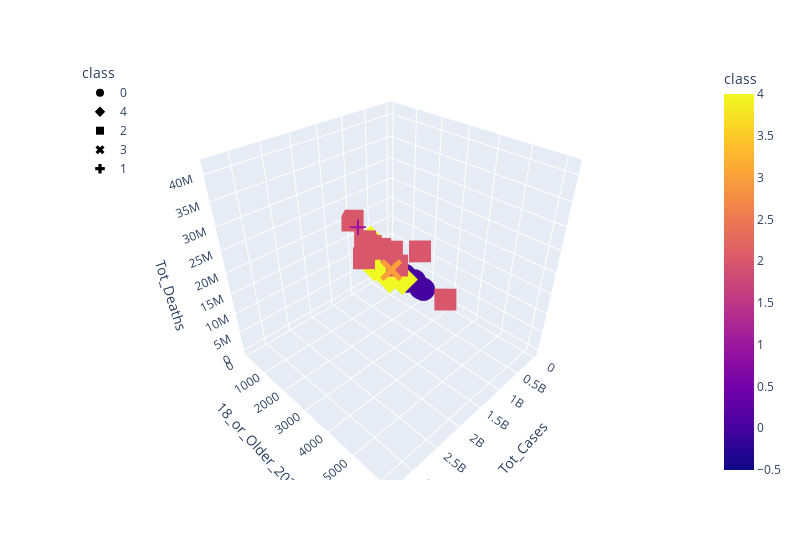

Notebook cell for this chart:
### Code cell
# Plot the 3D-scatter with x="Annual Income", y="Spending Score (1-100)" and z="Age"
fig = px.scatter_3d(
    five_clusters,
    x="Tot_Cases",
    y="18_or_Older_2020",
    z="Tot_Deaths",
    color="class",
    symbol="class",
    width=800,
)
fig.update_layout(legend=dict(x=0, y=1))
fig.show()

### Figure 1 — Plotly figure (JSON) as saved in the notebook; plotly's stock layout.template omitted (floating-point values rounded to 4 significant figures)
{"data": [{"hovertemplate": "class=%{marker.color}<br>Tot_Cases=%{x}<br>18_or_Older_2020=%{y}<br>Tot_Deaths=%{z}<extra></extra>", "legendgroup": "0", "marker": {"color": [0, 0, 0, 0, 0, 0, 0, 0, 0, 0, 0, 0, 0, 0, 0, 0, 0, 0, 0, 0, 0, 0, 0], "coloraxis": "coloraxis", "symbol": "circle"}, "mode": "markers", "name": "0", "scene": "scene", "showlegend": true, "type": "scatter3d", "x": [76993509, 314253729, 282636713, 48506690, 64290688, 309149461, 169225668, 284373178, 73002917, 1921988, 303544783, 101041034, 94292945, 187137676, 97088377, 186267006, 279599806, 226902338, 124905756, 98573052, 30092327, 163540582, 57594682], "y": [797, 1339, 524, 156, 189, 333, 2000, 560, 1172, 996, 195, 335, 260, 1251, 337, 1592, 118, 1963, 862, 1073, 1331, 982, 103], "z": [406984, 4678130, 6071140, 796495, 499260, 4293121, 1900529, 3671086, 763835, 7085, 5901062, 1315735, 1076789, 1766936, 1051385, 3113265, 4410615, 2584834, 1885076, 1358512, 223570, 2455162, 664090]}, {"hovertemplate": "class=%{marker.color}<br>Tot_Cases=%{x}<br>18_or_Older_2020=%{y}<br>Tot_Deaths=%{z}<extra></extra>", "legendgroup": "4", "marker": {"color": [4, 4, 4, 4, 4, 4, 4, 4, 4, 4, 4, 4, 4, 4], "coloraxis": "coloraxis", "symbol": "diamond"}, "mode": "markers", "name": "4", "scene": "scene", "showlegend": true, "type": "scatter3d", "x": [495866086, 499355370, 645097145, 457561503, 619618704, 391423235, 526499487, 543215972, 397769476, 542466098, 352524756, 607772374, 473174567, 599293535], "y": [117, 1028, 503, 742, 234, 822, 997, 465, 909, 139, 675, 120, 1500, 366], "z": [8946436, 5328084, 10341882, 6468016, 12658590, 7096880, 5671785, 8000275, 5831460, 7620027, 1870480, 8319800, 5091797, 5949202]}, {"hovertemplate": "class=%{marker.color}<br>Tot_Cases=%{x}<br>18_or_Older_2020=%{y}<br>Tot_Deaths=%{z}<extra></extra>", "legendgroup": "2", "marker": {"color": [2, 2, 2, 2, 2, 2, 2, 2, 2, 2], "coloraxis": "coloraxis", "symbol": "square"}, "mode": "markers", "name": "2", "scene": "scene", "showlegend": true, "type": "scatter3d", "x": [762685906, 982508875, 1182162104, 877859662, 934496795, 845572951, 996860614, 982566597, 1021980759, 766478050], "y": [514, 1397, 1109, 1729, 508, 2855, 2177, 752, 202, 3825], "z": [12984264, 16220621, 18390239, 15943212, 10596145, 19354698, 14519744, 15237951, 20109447, 10036361]}, {"hovertemplate": "class=%{marker.color}<br>Tot_Cases=%{x}<br>18_or_Older_2020=%{y}<br>Tot_Deaths=%{z}<extra></extra>", "legendgroup": "3", "marker": {"color": [3], "coloraxis": "coloraxis", "symbol": "x"}, "mode": "markers", "name": "3", "scene": "scene", "showlegend": true, "type": "scatter3d", "x": [3305642241], "y": [6169], "z": [41363286]}, {"hovertemplate": "class=%{marker.color}<br>Tot_Cases=%{x}<br>18_or_Older_2020=%{y}<br>Tot_Deaths=%{z}<extra></extra>", "legendgroup": "1", "marker": {"color": [1], "coloraxis": "coloraxis", "symbol": "cross"}, "mode": "markers", "name": "1", "scene": "scene", "showlegend": true, "type": "scatter3d", "x": [2202577503], "y": [2985], "z": [32437927]}], "layout": {"coloraxis": {"colorbar": {"title": {"text": "class"}}, "colorscale": [[0, "#0d0887"], [0.1111, "#46039f"], [0.2222, "#7201a8"], [0.3333, "#9c179e"], [0.4444, "#bd3786"], [0.5556, "#d8576b"], [0.6667, "#ed7953"], [0.7778, "#fb9f3a"], [0.8889, "#fdca26"], [1, "#f0f921"]]}, "legend": {"title": {"text": "class"}, "tracegroupgap": 0, "x": 0, "y": 1}, "margin": {"t": 60}, "scene": {"domain": {"x": [0, 1], "y": [0, 1]}, "xaxis": {"title": {"text": "Tot_Cases"}}, "yaxis": {"title": {"text": "18_or_Older_2020"}}, "zaxis": {"title": {"text": "Tot_Deaths"}}}, "width": 800}}
